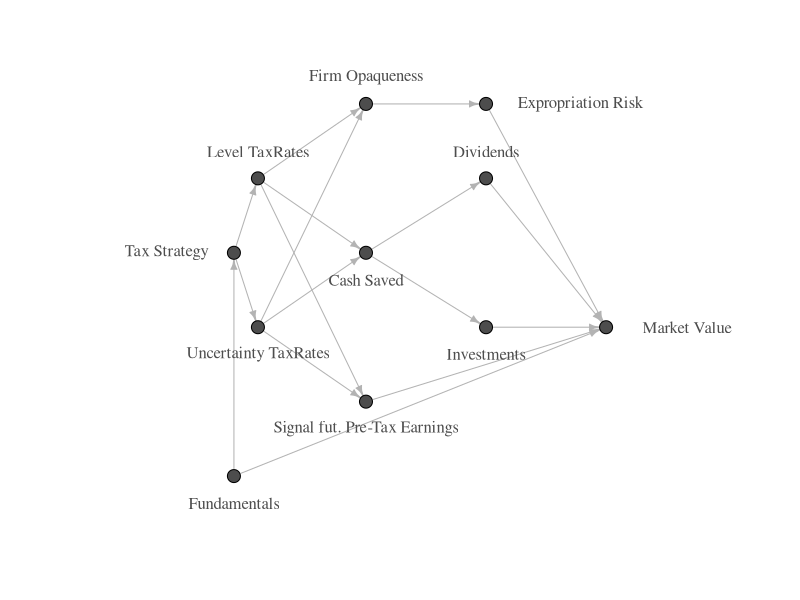
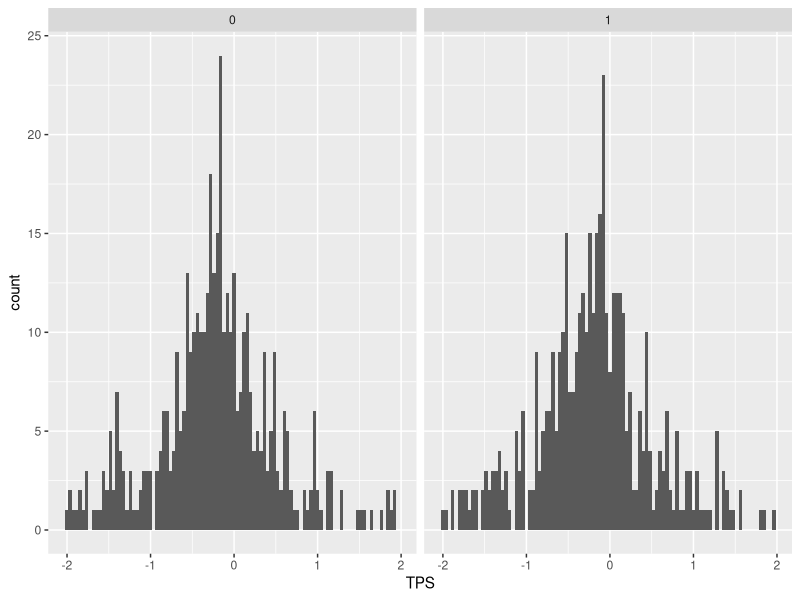

The R script that drew these images, in order:
## ---- chunk 1
library(igraph)
library(tibble)
library(ggplot2)
## ---- chunk 2
Nodes <- tribble(
  ~nodes,                        ~x, ~y, 
  "Fundamentals",                 1,  0,  
  "Tax Strategy",                 1,  3,  
  "Level TaxRates",               3,  4,  
  "Uncertainty TaxRates",         3,  2,  
  "Firm Opaqueness",                12, 5,  
  "Cash Saved",                   12, 3,  
  "Signal fut. Pre-Tax Earnings", 12, 1,  
  "Expropriation Risk",           22, 5,  
  "Dividends",                    22, 4,  
  "Investments",                  22, 2,  
  "Market Value",                 32, 2  
  )
Edges <- tribble(
  ~from,                 ~to,
  "Fundamentals",        "Tax Strategy",
  "Fundamentals",        "Market Value",
  "Tax Strategy",        "Level TaxRates",
  "Tax Strategy",        "Uncertainty TaxRates",
  "Level TaxRates",      "Firm Opaqueness",
  "Level TaxRates",      "Cash Saved",
  "Level TaxRates",      "Signal fut. Pre-Tax Earnings",
  "Uncertainty TaxRates","Firm Opaqueness",
  "Uncertainty TaxRates","Cash Saved",
  "Uncertainty TaxRates","Signal fut. Pre-Tax Earnings",
  "Firm Opaqueness", "Expropriation Risk",
  "Cash Saved", "Dividends",
  "Cash Saved", "Investments",
  "Signal fut. Pre-Tax Earnings", "Market Value",  
  "Expropriation Risk",           "Market Value",  
  "Dividends",                    "Market Value",  
  "Investments",                  "Market Value")
plot(graph_from_data_frame(vertices=Nodes, d=Edges, directed=TRUE),
     vertex.color="gray30", 
     vertex.size=7,
     label.font=2, vertex.size=30, vertex.label.cex=1,
     edge.arrow.size=0.5, edge.color="gray70", 
     vertex.label.color="gray30", 
     vertex.label.dist=c(2, 5, 2, 2, 2, 2, 2, 7, 2, 2, 6),
     vertex.label.degree=c(pi/2, pi, -pi/2, pi/2, -pi/2, pi/2, pi/2, 0, -pi/2, pi/2, 0))
## ---- chunk 3
set.seed(999)
nr_samples <- 10000
N <- 1000
compute_regression <- function(N) {
  u1_i <- rnorm(n=N, mean=0, sd=0.1) 
  u2_i <- rnorm(n=N, mean=0, sd=0.1) 
  e <- rnorm(n=N, mean=0, sd=1)
  m_i <- rnorm(n=N, mean=2, sd=2)
  v_i <- rnorm(n=N, mean=3, sd=3)
  T <- rbinom(n=N, size=1, prob=0.5)
  mean_tax <- 0.35 - 0.15 * T + m_i + u1_i
  vola_tax <- 0.1 + 0.1 * T + v_i + u2_i
  MtB <- 2 - 0.1 * mean_tax - 0.2 * vola_tax + m_i - v_i + e
  fit1 <- lm(MtB ~ mean_tax + vola_tax)
  fit2 <- lm(MtB ~ T)
  return(c(coef(fit1), coef(fit2)))
}
coefficients <- t(replicate(nr_samples, compute_regression(N=N)))
## ---- chunk 4
summary(coefficients)
## ---- chunk 5
set.seed(999)
N <- 1000
u1_i <- rnorm(n=N, mean=0, sd=0.1) 
u2_i <- rnorm(n=N, mean=0, sd=0.1) 
m_i <- rnorm(n=N, mean=2, sd=2)
v_i <- rnorm(n=N, mean=3, sd=3)
TS <- rbinom(n=N, size=1, prob=0.5)
mean_tax <- 0.35 - 0.15 * T + m_i + u1_i
vola_tax <- 0.1 + 0.1 * T + v_i + u2_i
TPS <- (1-mean_tax) / vola_tax
tps_comparison <- cbind(TS=TS, TPS=TPS)
by(data=tps_comparison, INDICES=TS, summary)
## ---- chunk 6
mean_tps_agg <- (1- (0.35-0.15))/(0.1+0.1)
mean_tps_nom <- (1- (0.35))/(0.1)
cat(paste(mean_tps_nom, "vs", mean_tps_agg, "\n"))

mean_tps_agg <- (1- (0.35-0.15+2))/(0.1+0.1+3)
mean_tps_nom <- (1- (0.35+2))/(0.1+3)
cat(paste(mean_tps_nom, "vs", mean_tps_agg))
## ---- chunk 7
graph_data <- as_tibble(tps_comparison)
graph_data <- graph_data[TPS < 2 & TPS > -2, ]
ggplot(data=graph_data) +
  geom_histogram(aes(x=TPS), bins=100) +
  facet_wrap(~TS)
## ---- chunk 8
set.seed(999)
N <- 1000
u1_i <- rnorm(n=N, mean=0, sd=0.1) 
u2_i <- rnorm(n=N, mean=0, sd=0.1) 
m_i <- rnorm(n=N, mean=2, sd=2)
v_i <- rnorm(n=N, mean=3, sd=3)
TS <- rbinom(n=N, size=1, prob=0.5)
mean_tax <- 0.35 - 0.15 * T + m_i + u1_i
vola_tax <- 0.1 + 0.1 * T + m_i + u2_i
TPS <- (1-mean_tax) / vola_tax
tps_comparison2 <- cbind(TS=TS, TPS=TPS)
by(data=tps_comparison2, INDICES=TS, summary)
